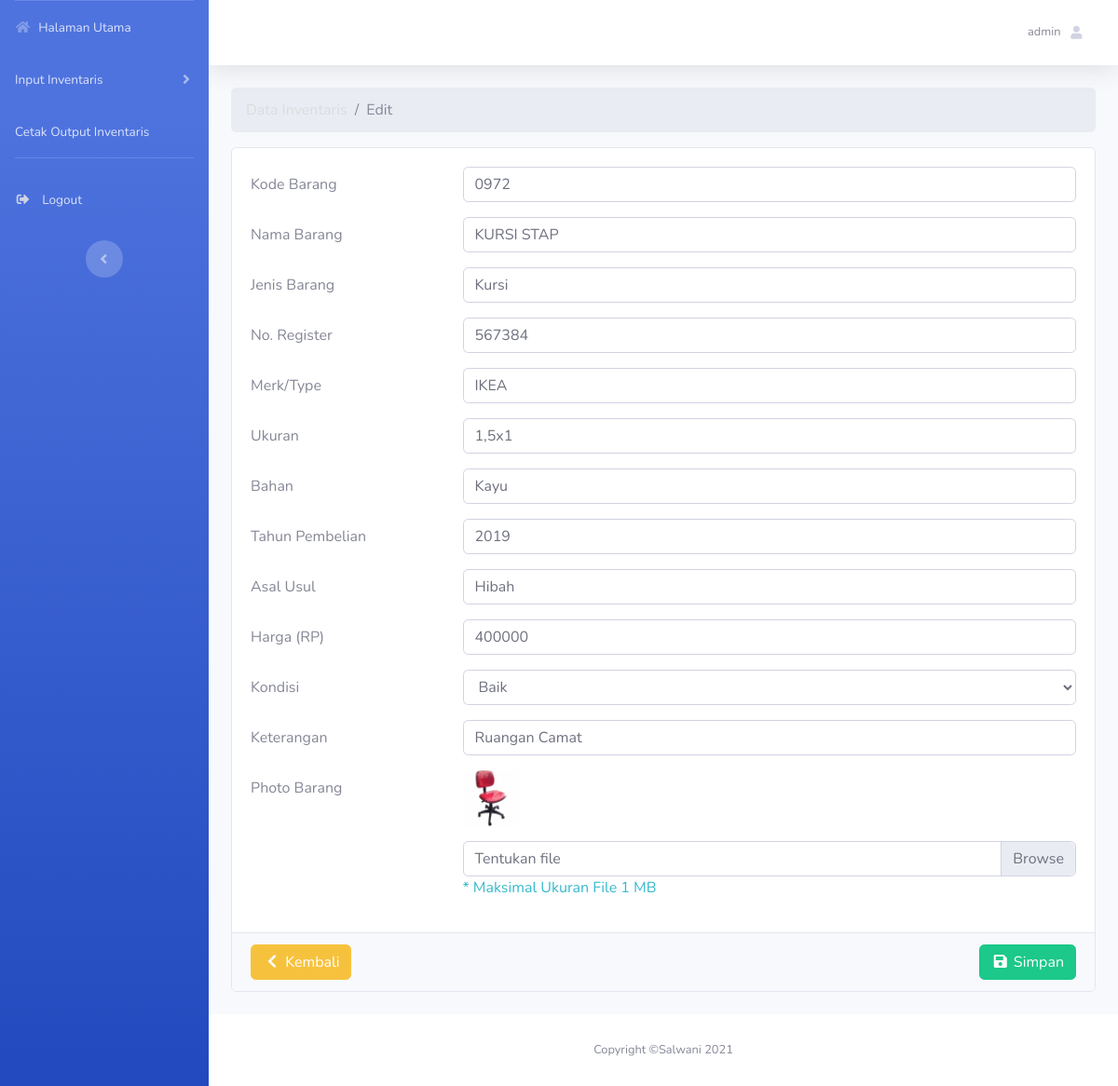
The app's page /editbarang3.php?id=0972 (signed in) with its own data.
### tables this page shows
CREATE TABLE `user` (
  `id_user` int(11) NOT NULL,
  `username` varchar(50) NOT NULL,
  `password` varchar(255) NOT NULL
);

CREATE TABLE `kategori3` (
  `kodebarang` varchar(50) NOT NULL,
  `namabarang` varchar(50) NOT NULL,
  `jenisbarang` varchar(50) NOT NULL,
  `noregister` varchar(50) NOT NULL,
  `merktype` varchar(50) NOT NULL,
  `ukuran` varchar(100) NOT NULL,
  `bahan` varchar(100) NOT NULL,
  `tahunpembelian` varchar(100) NOT NULL,
  `asalusul` varchar(100) NOT NULL,
  `harga` varchar(100) NOT NULL,
  `kondisi` enum('Baik','Kurang Baik','Rusak') NOT NULL,
  `keterangan` varchar(100) NOT NULL,
  `foto_pegawai` varchar(225) NOT NULL
);

### _config/config.php (called while the page is built, shortened)
<?php
    $host = 'localhost';
    $user = 'root';
    $pass = '';
    $db = 'inv';
    $koneksi = mysqli_connect($host,$user,$pass,$db);
    function asset($url = null)
    {
        $asset_url = "http://localhost/inven";
        if ($url != null) {
            return $asset_url.'/'.$url;
        }else{
            return $asset_url;
        }
    }
    function base_url($url=null){
        $baseurl = "http://localhost/inven";
        if ($url != null) {
            return $baseurl.'/'.$url.'.php';
        } else{
            return $baseurl;
        }
    }
    function query($query){
        global $koneksi;
        $result = mysqli_query($koneksi, $query);
        $rows = [];
        while ($row = mysqli_fetch_assoc($result)) {
            $rows[]=$row;
        }
        return $rows;
    }

### editbarang3.php (the view, shortened to what this page needs)
<?php
    $addstyles = '_assets/vendor/bootstrap-datepicker/css/bootstrap-datepicker.min.css';
    require_once "_template/_header.php";
    $kodebarang = $_GET['id'];
    $result = mysqli_query($koneksi, "SELECT * FROM kategori3 WHERE kodebarang='$kodebarang'");
    $data = mysqli_fetch_assoc($result);
?>
<nav aria-label="breadcrumb">
  <ol class="breadcrumb">
    <li class="breadcrumb-item"><a href="<?= base_url('kategori3') ?>">Data Inventaris</a></li>
    <li class="breadcrumb-item active" aria-current="page">Edit</li>
  </ol>
</nav>
<div class="card mb-4">
    <div class="card-body">
        <form method="POST" action="<?= base_url('_config/prosesbarang3') ?>?edit" enctype="multipart/form-data">
            <div class="form-group row">
                <label for="kodebarang" class="col-sm-3 col-form-label">Kode Barang</label>
                <div class="col-sm-9">
                    <input type="text" class="form-control" name="kodebarang" id="kodebarang" value="<?= $data['kodebarang'] ?>" placeholder="Kode Barang" required autocomplete="off">
                </div>
            </div>
            <div class="form-group row">
                <label for="namabarang" class="col-sm-3 col-form-label">Nama Barang</label>
                <div class="col-sm-9">
                    <input type="text" class="form-control" name="namabarang" id="namabarang" value="<?= $data['namabarang'] ?>" placeholder="Nama Barang" required autocomplete="off">
                </div>
            </div>
            <div class="form-group row">
                <label for="jenisbarang" class="col-sm-3 col-form-label">Jenis Barang</label>
                <div class="col">
                    <input type="text" class="form-control" name="jenisbarang" id="jenisbarang" value="<?= $data['jenisbarang'] ?>" placeholder="Jenis Barang" required autocomplete="off">
                </div>
            </div>
            <div class="form-group row">
                <label for="noregister" class="col-sm-3 col-form-label">No. Register</label>
                <div class="col-sm-9">
                    <input type="text" class="form-control" name="noregister" id="noregister" value="<?= $data['noregister'] ?>" placeholder="No. Register" required autocomplete="off">
                </div>
            </div>
            <div class="form-group row">
                <label for="merktype" class="col-sm-3 col-form-label">Merk/Type</label>
                <div class="col-sm-9">
                    <input type="text" class="form-control" name="merktype" id="merktype" value="<?= $data['merktype'] ?>" placeholder="Merk/Type" required autocomplete="off">
                </div>
            </div>
            <div class="form-group row">
                <label for="ukuran" class="col-sm-3 col-form-label">Ukuran</label>
                <div class="col-sm-9">
                    <input type="text" class="form-control" name="ukuran" id="ukuran" value="<?= $data['ukuran'] ?>" placeholder="Ukuran PxL" required autocomplete="off">
                </div>
            </div>
			<div class="form-group row">
                <label for="bahan" class="col-sm-3 col-form-label">Bahan</label>
                <div class="col-sm-9">
                    <input type="text" class="form-control" name="bahan" id="bahan" value="<?= $data['bahan'] ?>" placeholder="Merk/Type" required autocomplete="off">
                </div>
            </div>
            <div class="form-group row">
                <label for="tahunpembelian" class="col-sm-3 col-form-label">Tahun Pembelian</label>
                <div class="col-sm-9">
                    <input type="text" class="form-control" name="tahunpembelian" id="tahunpembelian" value="<?= $data['tahunpembelian'] ?>" placeholder="Tahun Pembelian" required autocomplete="off">
                </div>
            </div>
			<div class="form-group row">
                <label for="asalusul" class="col-sm-3 col-form-label">Asal Usul</label>
                <div class="col">
                     <input type="text" class="form-control" name="asalusul" id="asalusul" value="<?= $data['asalusul'] ?>" placeholder="Pembelian/Hibah" required autocomplete="off">
                </div>
            </div>
			<div class="form-group row">
                <label for="harga" class="col-sm-3 col-form-label">Harga (RP)</label>
                <div class="col">
                     <input type="text" class="form-control" name="harga" id="harga" value="<?= $data['harga'] ?>" placeholder=" RP" required autocomplete="off">
                </div>
            </div>
			<div class="form-group row">
                <label for="kondisi" class="col-sm-3 col-form-label">Kondisi</label>
                <div class="col-sm-9">
                    <select class="form-control" name="kondisi" id="kondisi" required autocomplete="off">
                        <option value="Baik" <?= $data['kondisi'] == 'Baik' ? 'selected' :null ?>>Baik</option>
                    </select>
                </div>
            </div>
			<div class="form-group row">
                <label for="keterangan" class="col-sm-3 col-form-label">Keterangan</label>
                <div class="col">
                    <input type="text" class="form-control" name="keterangan" id="keterangan" value="<?= $data['keterangan'] ?>" placeholder="Keterangan" required autocomplete="off">
                </div>
            </div>
            <div class="form-group row">
                <label for="nip" class="col-sm-3 col-form-label"> Photo Barang</label>
               <div class="col-sm-9">
                    <a href="<?= asset('_assets/img/').$data['foto_pegawai'] ?>" target="_blank" class="text-decoration-none">
                        <img src="<?= asset('_asset	s/img/').$data['foto_pegawai'] ?>" alt="Foto Pegawai" class="img-fluid mb-3" width="60px" height="70px">
                    </a>
                    <div class="custom-file">
                        <label class="custom-file-label" for="customFile">Tentukan file</label>
                    </div>
                    <span class="text-info">* Maksimal Ukuran File 1 MB</span>
                </div>
            </div>
    </div>
    <div class="card-footer">
        <button type="submit" class="btn btn-success float-right"><i class="fas fa-fw fa-save"></i> Simpan</button>
        <a href="<?= base_url('kategori3') ?>" class="btn btn-warning"><i class="fas fa-fw fa-chevron-left"></i> Kembali</a>
    </div>
</div>
<?php
    require_once "_template/_footer.php";
?>

### _template/_header.php (shortened to what this page needs)
<?php
  if (isset($sub)) {
    require_once $sub."_config/config.php";
  }else{
    require_once "_config/config.php";
  }
  $id = $_SESSION['id_user'];
  $user = query("SELECT * FROM user WHERE id_user='$id'");
?>
<!DOCTYPE html>
<html lang="en">
<head>
  <link href="<?= asset('_assets/vendor/fontawesome-free/css/all.min.css') ?>" rel="stylesheet" type="text/css">
  <link href="<?= asset('_assets/css/sb-admin-2.min.css') ?>" rel="stylesheet">
  <?php
  if (isset($addstyles)) {
    if ($addstyles != null) {
      echo '<link href="'. asset($addstyles) .'" rel="stylesheet">';
    }
  }
  ?>
</head>
<body id="page-top">
  <div id="wrapper">
    <ul class="navbar-nav bg-gradient-primary sidebar sidebar-dark accordion" id="accordionSidebar">
      <li class="nav-item <?= isset($dashboard) == 'dashboard' ? 'active' : null ?> ">
        <a class="nav-link" href="<?= base_url() ?>">
          <i class="fas fa-fw fa-home"></i>
          <span>Halaman Utama</span></a>
      </li>
	  <li class="nav-item <?= isset($pegawai) == 'pegawai' ? 'active' : null ?>">
        <a class="nav-link collapsed" href="#" data-toggle="collapse" data-target="#collapseTwo" aria-expanded="true" aria-controls="collapseTwo">
          <span>Input Inventaris</span>
        </a>
      </li>
      <li class="nav-item <?= isset($pegawai) == 'output' ? 'active' : null ?>">
        <a class="nav-link" href="<?= base_url('output') ?>">
          <span>Cetak Output Inventaris</span></a>
      </li>
      <hr class="sidebar-divider d-none d-md-block">
      <li class="nav-item mb-3">
        <a class="nav-link" href="#" data-toggle="modal" data-target="#logoutModal">
          <i class="fas fa-sign-out-alt fa-sm fa-fw mr-2 text-gray-400"></i>
          <span>Logout</span></a>
      </li>
      <div class="text-center d-none d-md-inline">
        <button class="rounded-circle border-0" id="sidebarToggle"></button>
      </div>
    </ul>
    <div id="content-wrapper" class="d-flex flex-column">
      <div id="content">
        <nav class="navbar navbar-expand navbar-light bg-white topbar mb-4 static-top shadow">
          <ul class="navbar-nav ml-auto">
            <li class="nav-item dropdown no-arrow">
              <a class="nav-link dropdown-toggle" href="#" id="userDropdown" role="button" data-toggle="dropdown" aria-haspopup="true" aria-expanded="false">
                <span class="mr-2 d-none d-lg-inline text-gray-600 small"><?= $user[0]['username'] ?></span>
                <i class="fas fa-user fa-sm fa-fw mr-2 text-gray-400"></i>
              </a>
            </li>
          </ul>
        </nav>
        <div class="container-fluid">

### records on screen
user: username "admin"
kategori3: kodebarang "0972", namabarang "KURSI STAP", jenisbarang "Kursi", noregister "567384", merktype "IKEA", ukuran "1,5x1", bahan "Kayu", tahunpembelian "2019", asalusul "Hibah", harga "400000", kondisi "Baik", keterangan "Ruangan Camat", foto_pegawai (picture)
